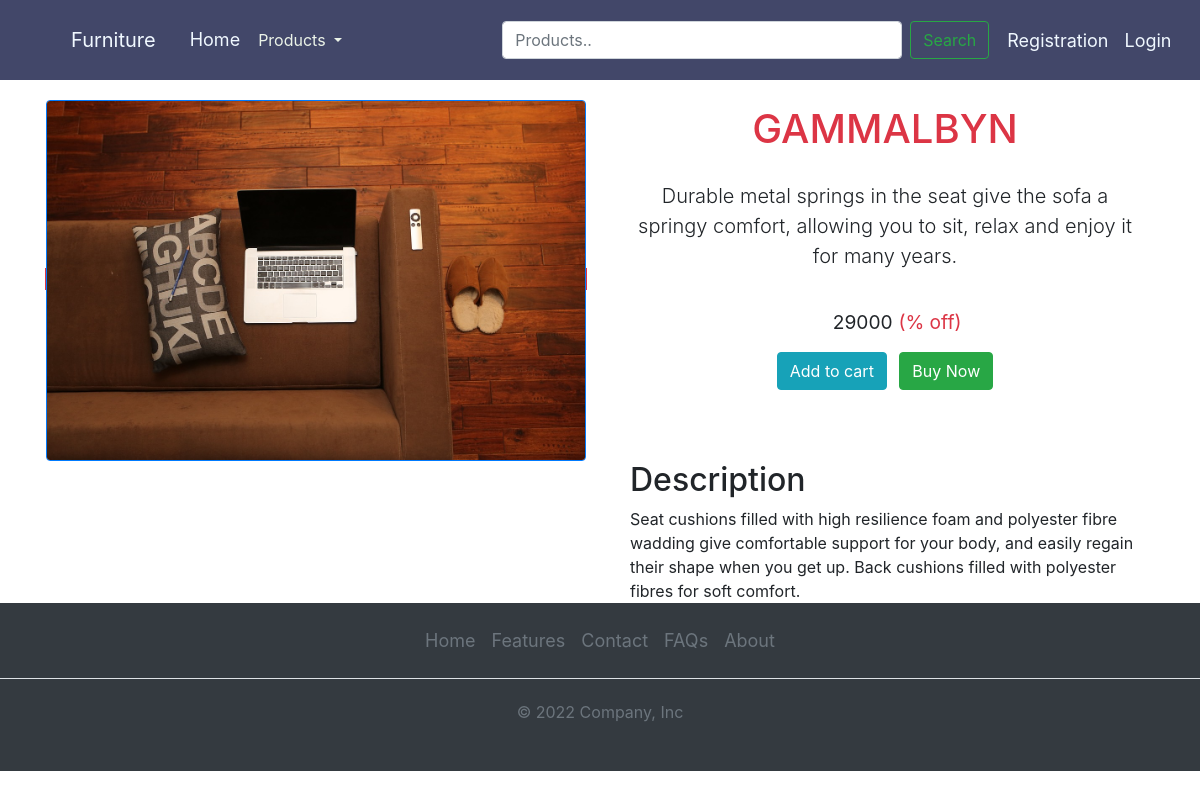
Screenshot of /product_details/22/ with the database file from the repository.
### core/models.py (models this page shows, shortened)
class Products(models.Model):
    CATAGORY_CHOICES = [
        ('SOFA','Sofa'),
        ('BED','Bed'),
    ]
    name = models.CharField(max_length=100)
    category = models.CharField(max_length=20,choices=CATAGORY_CHOICES)
    small_description = models.TextField()
    description = models.TextField()
    selling_price = models.IntegerField()
    product_image = models.ImageField(upload_to = 'product_images',default='none')   # As we are using image field we have to intall 'pillow'. And we have to Define MEDIA_URL in settings.py file so that all folder should save in media directory

### core/views.py (the view)
# urls.py: path('product_details/<int:id>/',views.ProductDetail.as_view(),name='productdetails'),
class ProductDetail(View):
    def get(self,request,id):
        product_detail = Products.objects.get(pk=id)
        return render(request,'core/product_details.html',{'pd':product_detail})

### core/templates/core/product_details.html (shortened to what this page needs)
{% extends "core/base.html" %}
{% block home %}
<div class="container productdetails">
    <div class="row">
        <div class="col-sm-6">
                <span class="border border-danger">
                    <img src="{{pd.product_image.url}}" class="img-fluid rounded border border-primary" alt="Responsive image" >
                </span>
        </div>
        <div class="col-sm-6">
            <div class="container">
                <h1 class="jumbotron-heading text-center text-danger">{{pd.name}}</h1>
                <p class="lead text-center">{{pd.small_description}}</p>
                    <div class="text-center">
                        <h4 class="font-weight-bold"><i class="fa-solid fa-indian-rupee-sign"></i>{{pd.discounted_price}} <small class="fw-light rupee">{{pd.selling_price}}</small> <small class="text-danger">({{percentage}}% off)</small></h4>
                        <a href="#" class="btn btn-info my-2 mr-2">Add to cart</a>
                        <a href="#" class="btn btn-success my-2">Buy Now</a>
                    </div>
                <div class="description">
                <h2 class="jumbotron-heading mt-5">Description</h2>
                    {{pd.description}}
                </div>
            </div>
        </div>
        </div>
    </div>
{% endblock home %}

### core/templates/core/base.html (shortened to what this page needs)
<!DOCTYPE html>
{% load static %}
<html lang="en">
<head>
    <link rel="stylesheet" href="{% static 'core/css/bootstrap.min.css' %}">
    <link rel="stylesheet" href="{% static 'core/css/style.css' %}">
    <link rel="stylesheet" href="{% static 'core/css/fontawesome.css' %}">
</head>
<body>
    <header>
   {% include "core/navbar.html" %}
    </header>
   {% block home %}{% endblock home %}
   <footer>
    {% include "core/footer.html" %}
   </footer>
</body>
</html>

### core/templates/core/navbar.html (shortened to what this page needs)
<!DOCTYPE html>
{% load static%}
<html lang="en">
<head>
    <link rel="stylesheet" href="{% static 'core/css/bootstrap.min.css' %}">
    <link rel="stylesheet" href="{% static 'core/css/style.css' %}">
    <link rel="stylesheet" href="{% static 'core/css/fontawesome.css' %}">
</head>
<body>
    <nav class="navbar navbar-expand-lg bg-body-tertiary fixed-top" style="background-color: #424769;  ">
        <div class="container-fluid">
          <a class="navbar-brand" href="#" style="margin-left: 40px;">Furniture</a>
          <ul class="navbar-nav ml-auto mb-2 mb-lg-0" style="padding: 10px; margin-right:40px">
            <li class="nav-item">
              <a class="nav-link active" aria-current="page" href="{% url "home" %}">Home</a>
            </li>
            <li class="nav-item">
                <div class="dropdown">
                  <button class="btn btn-link dropdown-toggle product_btn" type="button" id="dropdownMenu2" data-toggle="dropdown" aria-haspopup="true" aria-expanded="false">
                    Products
                  </button>
                </div>
              </li>
            </ul>
          <div class="collapse navbar-collapse" id="navbarSupportedContent">
            <form class="d-flex" role="search" style="margin-left: 100px;">
                <input class="form-control me-2" type="search" placeholder="Products.." aria-label="Search" style="width:400px  ">
                <button class="btn btn-outline-success" type="submit" style="margin-left:8px">Search</button>
              </form>
            <ul class="navbar-nav ml-auto mb-2 mb-lg-0" style="padding: 10px; margin-right:40px">
              <li class="nav-item">
                {% if request.user.is_authenticated %}
                <div class="dropdown">
                  <button class="btn btn-link dropdown-toggle product_btn" type="button" id="dropdownMenu2" data-toggle="dropdown" aria-haspopup="true" aria-expanded="false">
                    {{user.first_name}}
                  </button>
                  <div class="dropdown-menu" aria-labelledby="dropdownMenuButton">
                    <a class="dropdown-item" href="{% url "profile" %}" style="color: black;">Profile</a>
                    <a class="dropdown-item" href="" style="color: black;" >Orders</a>
                    <a class="dropdown-item" href="{% url "changepassword" %}"style="color: black;">Change Password</a>
                    <a class="dropdown-item" href="{% url "logout" %}"style="color: black;">Logout</a>
                  </div>
                </div>
                {% comment %} <li class="nav-item">
                  <a class="nav-link" href="{% url "profile" %}">Welcome {{user.first_name}}</a>
                </li> {% endcomment %}
                <li class="nav-item">
                  <a class="nav-link" href="#">Cart</a>
                </li>
                <li class="nav-item">
                  <a class="nav-link" href="{% url "logout" %}">Logout</a>
                </li>
                {% else %}
                <li class="nav-item">
                  <a class="nav-link" href="{% url "registration" %}">Registration</a>
                </li>
              </li>
              <li class="nav-item">
                <a class="nav-link" href={% url "login" %}>Login</a>
              </li>
              {% endif %}
            </ul>
          </div>
        </div>
      </nav>
</body>
</html>

### core/templates/core/footer.html
  <footer class="bg-dark py-3 mt-0">
    <ul class="nav justify-content-center border-bottom pb-3 mb-3">
      <li class="nav-item"><a href="#" class="nav-link px-2 text-muted">Home</a></li>
      <li class="nav-item"><a href="#" class="nav-link px-2 text-muted">Features</a></li>
      <li class="nav-item"><a href="#" class="nav-link px-2 text-muted">Contact</a></li>
      <li class="nav-item"><a href="#" class="nav-link px-2 text-muted">FAQs</a></li>
      <li class="nav-item"><a href="{% url "about" %}" class="nav-link px-2 text-muted">About</a></li>
    </ul>
    <p class="text-center text-muted">© 2022 Company, Inc</p>
  </footer>

### core/static/core/css/style.css (style rules this page uses)
.nav-item { font-size: 18px; }
.nav-item a { color: aliceblue; }
.navbar-brand { color: aliceblue; }
.product_btn { color: #EBF3E8; border: none; padding: 10px; text-decoration: none; }
.text-center { padding: 5px; padding-bottom: 15px; }
.productdetails { margin-top: 100px; }

### rows the page displays
Products: product_image (picture), name "GAMMALBYN", small_description "Durable metal springs in the seat give the sofa a springy comfort, allowing you to sit, relax and enjoy it for many years.", selling_price "29000", description "Seat cushions filled with high resilience foam and polyester fibre wadding give comfortable support for your body, and easily regain their shape when you get up. Back cushions filled with polyester fibres for soft comfort."
